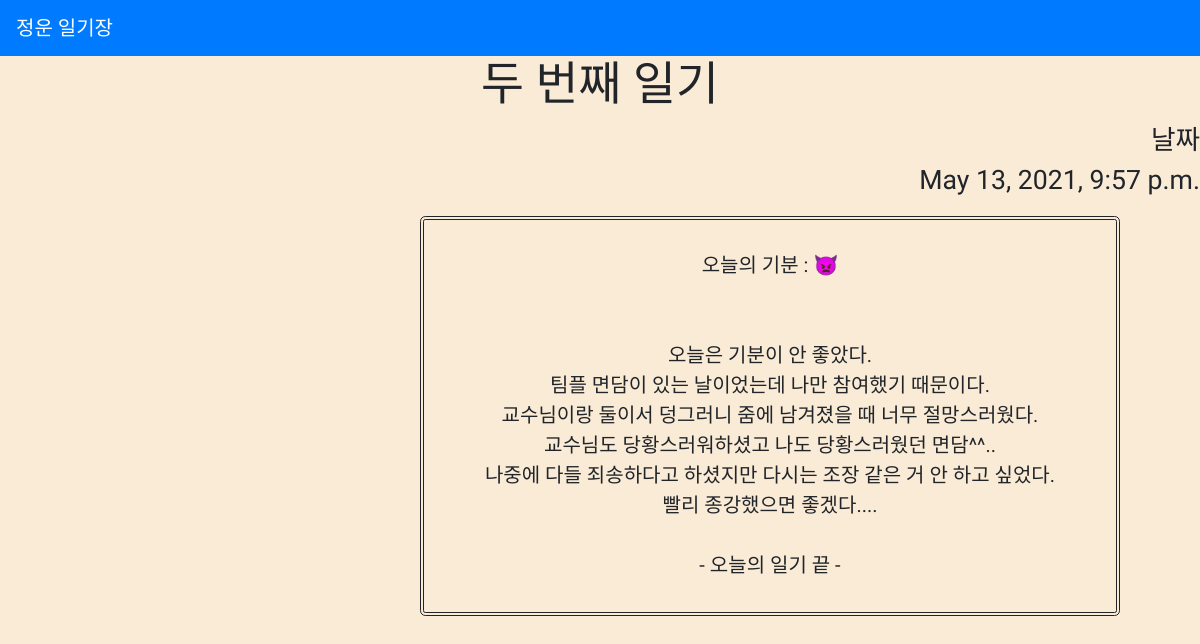
The app's page /diary/2 with its own data.
### diaryapp/models.py (models this page shows, shortened)
class Diary(models.Model):
    title = models.CharField(max_length = 200)
    pub_date = models.DateTimeField('data published')
    body = models.TextField()

### diaryapp/views.py (the view)
# urls.py: path('diary/<int:diary_id>', diaryapp.views.detail, name="detail"),
def detail(request, diary_id):
    diary_detail = get_object_or_404(Diary, pk = diary_id)
    return render(request, 'detail.html', {'diary' : diary_detail})

### diaryapp/templates/detail.html (shortened to what this page needs)
{% extends 'base.html' %}
{% block content %}
<!DOCTYPE html>
<html lang="en" xmlns="http://www.w3.org/1999/xhtml">
<head>
</head>
<body>
    <h1> {{diary.title}} </h1>
    <p id="date">날짜<br>{{diary.pub_date}}</p>
    <p id="content"><br>{{diary.body | linebreaksbr}}</p>
</body>
</html>
{% endblock %}

### diaryapp/templates/detail.html (style rules this page uses)
body { background-color:antiquewhite; font-family: 'Gaegu', cursive; }
h1 { text-align:center; font-size: 35pt; }
#date { text-align:right; font-size: 20pt; }
#content { border:double; border-radius:4pt; font-size:15pt; text-align:center; border-width:4px; width:700px; height:400px; position:absolute; left:420px; }

### records on screen
Diary: title "두 번째 일기", pub_date "May 13, 2021, 9:57 p.m.", body "오늘의 기분 : 👿 오늘은 기분이 안 좋았다. 팀플 면담이 있는 날이었는데 나만 참여했기 때문이다. 교수님이랑 둘이서 덩그러니 줌에 남겨졌을 때 너무 절망스러웠다. 교수님도 당황스러워하셨고 나도 당황스러웠던 면담^^.. 나중에 다들 죄송하다고 하셨지만 다시는 조장 같은 거 안 하고 싶었다. 빨리 종강했으면 좋겠다.... - 오늘의 일기 끝 -"
